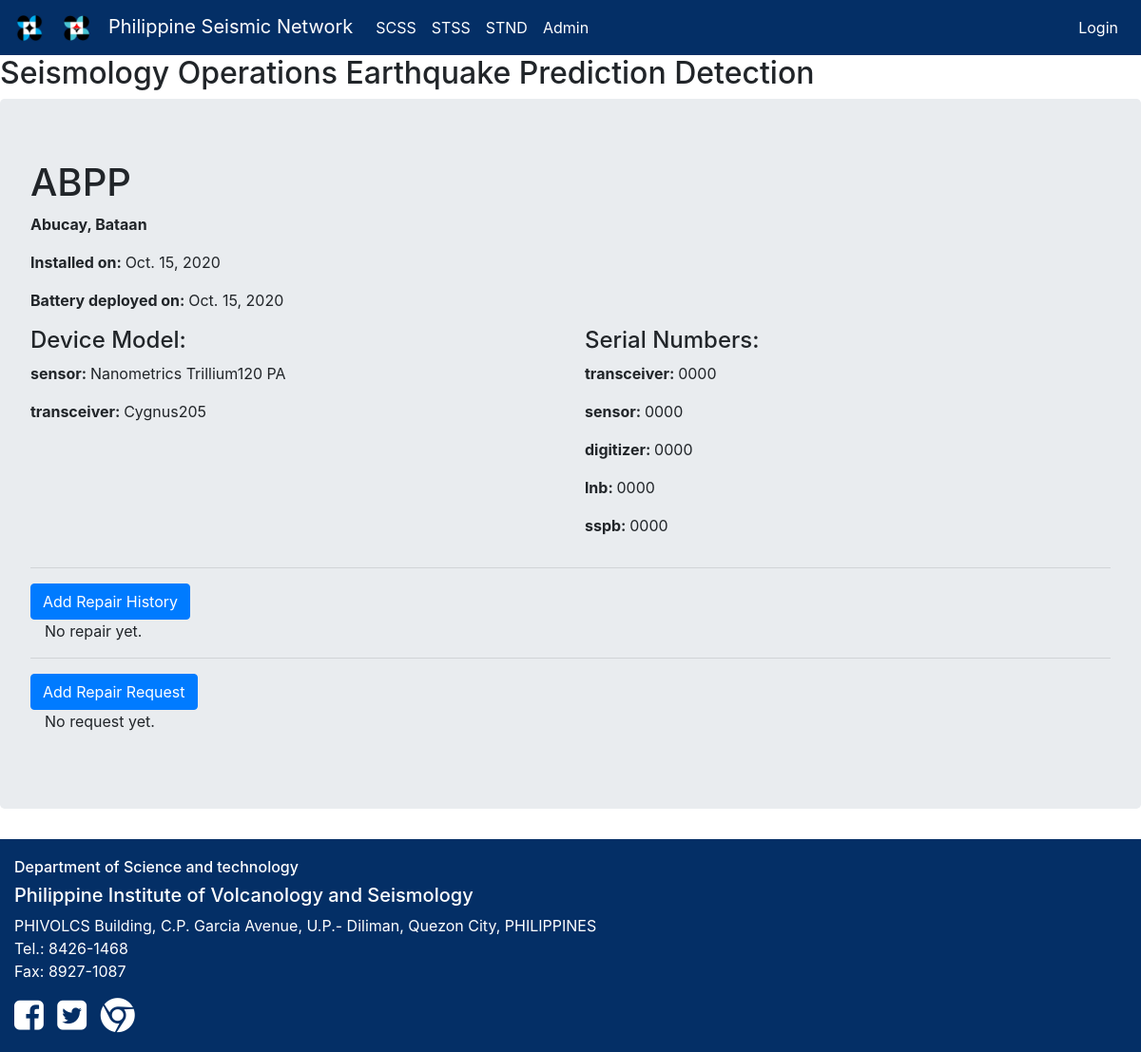
/station/3, run on an earlier commit of the app's database.
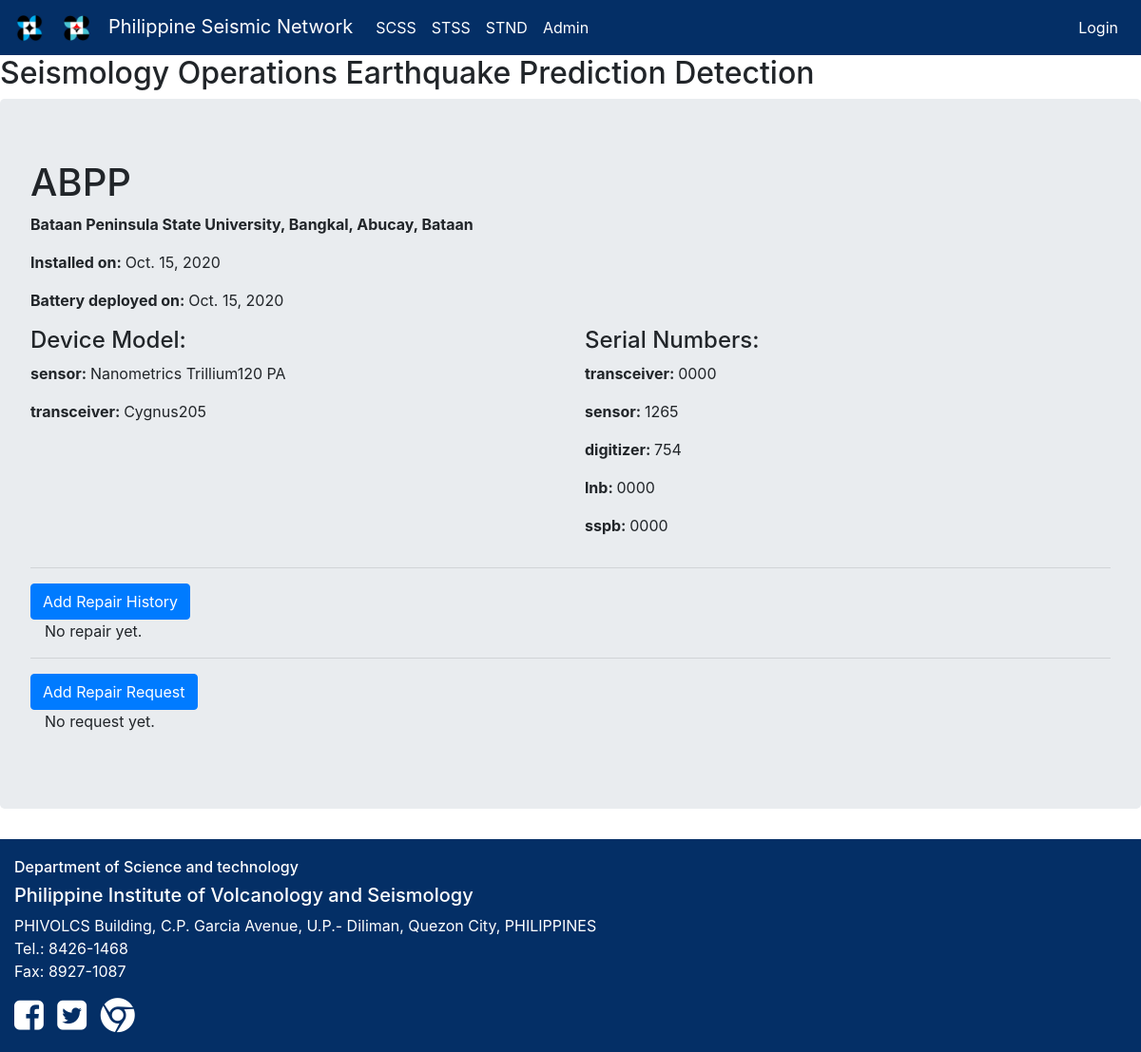
And on a later commit of the database.
### stationapp/models.py (models this page shows, shortened)
class Station(models.Model):
    code = models.CharField(max_length=4,null='False',default='XXXX')
    location = models.CharField(max_length=200,null='False', default='Phivolcs bldg, C.P. Garcia St., Diliman, Q.C')
    installation_date = models.DateField(blank=True, default=timezone.now)
    sensor_model = models.CharField(max_length=50,null='False',default='Trillium120')
    transceiver_model = models.CharField(max_length=50,null='False',default='Cygnus205')
    battery_start_date = models.DateField(blank=True, default=timezone.now)
    sensor_sn = models.CharField(max_length=50,null='False',default='0000')
    digitizer_sn = models.CharField(max_length=50,null='False',default='0000')
    lnb_sn = models.CharField(max_length=50,null='False',default='0000')
    sspb_sn = models.CharField(max_length=50,null='False',default='0000')
    transceiver_sn = models.CharField(max_length=50,null='False',default='0000')
    def __str__(self):
        return self.code

### stationapp/views.py (the view)
# urls.py: path('station/<int:pk>', views.StationProfileDetailView.as_view(), name='station_detail'),
class StationProfileDetailView(DetailView):
    model = Station

### stationapp/templates/stationapp/station_detail.html
{% extends 'stationapp/base.html'%}
{% block content %}
<div class="jumbotron">
  <h1 class="posttitle">{{ station }}</h1>
  <p class="postcontent"> <b>{{ station.location }}</b></p>
  <p class="postcontent"> <b>Installed on: </b>{{ station.installation_date }}</p>
  <p class="postcontent"> <b>Battery deployed on: </b>{{ station.battery_start_date }}</p>
<div class="row">
<div class="container col-sm-12 col-lg-6">
  <h4>Device Model:</h4>
  <p class="postcontent"> <b>sensor: </b>{{ station.sensor_model }}</p>
  <p class="postcontent"> <b>transceiver: </b>{{ station.transceiver_model }}</p>
</div>
<div class="container col-sm-12 col-lg-6">
  <h4>Serial Numbers:</h4>
  <p class="postcontent"> <b>transceiver: </b>{{ station.transceiver_sn }}</p>
  <p class="postcontent"> <b>sensor: </b>{{ station.sensor_sn }}</p>
  <p class="postcontent"> <b>digitizer: </b>{{ station.digitizer_sn }}</p>
  <p class="postcontent"> <b>lnb: </b>{{ station.lnb_sn }}</p>
  <p class="postcontent"> <b>sspb: </b>{{ station.sspb_sn }}</p>
</div>
</div>
<hr>
<a class="btn btn-primary btn-comment" href="{% url 'add_history_to_station' pk=station.pk %}">Add Repair History</a>
<div class="container">
{% for history in station.histories.all %}
  {{ history.repair_date }}
  <p>{{ history.text|safe|linebreaks }}</p>
  <p>Repair by: <strong>{{ history.personnel }}</strong></p>
{% empty %}
  <p>No repair yet.</p>
{%endfor%}
</div>
<hr>
<a class="btn btn-primary btn-comment" href="{% url 'add_repair_report' pk=station.pk %}">Add Repair Request</a>
<div class="container">
{% for repair in station.repair_requests.all %}
  <a href="{% url 'repair_report_detail' pk=repair.pk %} ">{{ repair }}</a>
  <p>Request by: <strong>{{ repair.personnel }}</strong></p>
{% empty %}
<p>No request yet.</p>
{%endfor%}
</div>
</div>
{% endblock %}

### stationapp/templates/stationapp/base.html (shortened to what this page needs)
<!DOCTYPE html>
{% load static %}
<!DOCTYPE html>
<html>
  <head>
    <link rel="stylesheet" href="https://stackpath.bootstrapcdn.com/bootstrap/4.1.3/css/bootstrap.min.css"
>
    <link rel="stylesheet" href="https://cdnjs.cloudflare.com/ajax/libs/font-awesome/4.7.0/css/font-awesome.min.css">
    <link rel="stylesheet" href="{% static 'css/stationapp.css' %}">
  </head>
  <body>
    <nav class="navbar navbar-expand-lg" style="background-color:	#042f66;">
      <nav class="flex-column flex-sm-row">
      <a class="navbar-brand" href="{% url 'station_list' %}">
      <img src="{% static "stationapp/dost.png" %}" width="30" height="31" alt="" loading="lazy">
      </a>
      <a class="navbar-brand" href="{% url 'station_list' %}">
      <img src="{% static "stationapp/Phivolcs.png" %}" width="27" height="27" alt="" loading="lazy">
      </a>
      <a class="navbar-brand bigbrand text-white" href="{% url 'station_list' %}">Philippine Seismic Network</a>
      </nav>
      <div class="collapse navbar-collapse" id="bs-example-navbar-collapse-1">
        <div class="navbar-nav">
          <a class="nav-item nav-link text-white" href="{% url 'station_scss_list' %}">SCSS</a>
          <a class="nav-item nav-link text-white" href="{% url 'station_stss_list' %}">STSS</a>
          <a class="nav-item nav-link text-white" href="{% url 'stnd' %}">STND</a>
          <a class="nav-item nav-link text-white" href="{% url 'admin:index' %}">Admin</a>
        </div>
        <div class="navbar-nav ml-auto">
          {% if user.is_authenticated %}
            <a class="nav-item nav-link text-white" href="{% url 'logout' %}">Log out</a>
            <a class="nav-item nav-link text-white" href="{% url 'station_new' %}">Add Station</a>
            <a  class="text-muted">Welcome: {{ user.username }}</a>
          {% else %}
            <a class="nav-item nav-link text-white" href="{% url 'login' %}" aria-label="Login">Login</a>
          {% endif %}
        </div>
      </div>
    </nav>
<h2>Seismology Operations Earthquake Prediction Detection</h2>
    {% block content %}
    {% endblock %}
<div class="container-fluid" style="background-color:	#042f66; padding-top:20px; padding-bottom:20px">
    <h6 class="text-white">Department of Science and technology</h6>
    <h5 class="text-white">Philippine Institute of Volcanology and Seismology</h5>
    <p class="text-white">
    PHIVOLCS Building, C.P. Garcia Avenue, U.P.- Diliman, Quezon City, PHILIPPINES <br>
    Tel.: 8426-1468 <br>
    Fax: 8927-1087
    </p>
    <a href="https://www.facebook.com/PHIVOLCS/"><i class="fa fa-facebook-square" style="font-size:36px; color:white;"></i></a>
    <a href="https://twitter.com/phivolcs_dost"><i class="fa fa-twitter-square" style="font-size:36px; color:white; padding-left:10px"></i></a>
    <a href="https://earthquake.phivolcs.dost.gov.ph/"><i class="fa fa-chrome" style="font-size:36px; color:white; padding-left:10px"></i></a>
</div>
  </body>
</html>

What changed in the data, as far as the page shows it:
changed Station "ABPP": location "Abucay, Bataan" → "Bataan Peninsula State University, Bangkal, Abucay, Bataan"; sensor_sn "0000" → "1265"; digitizer_sn "0000" → "754"
